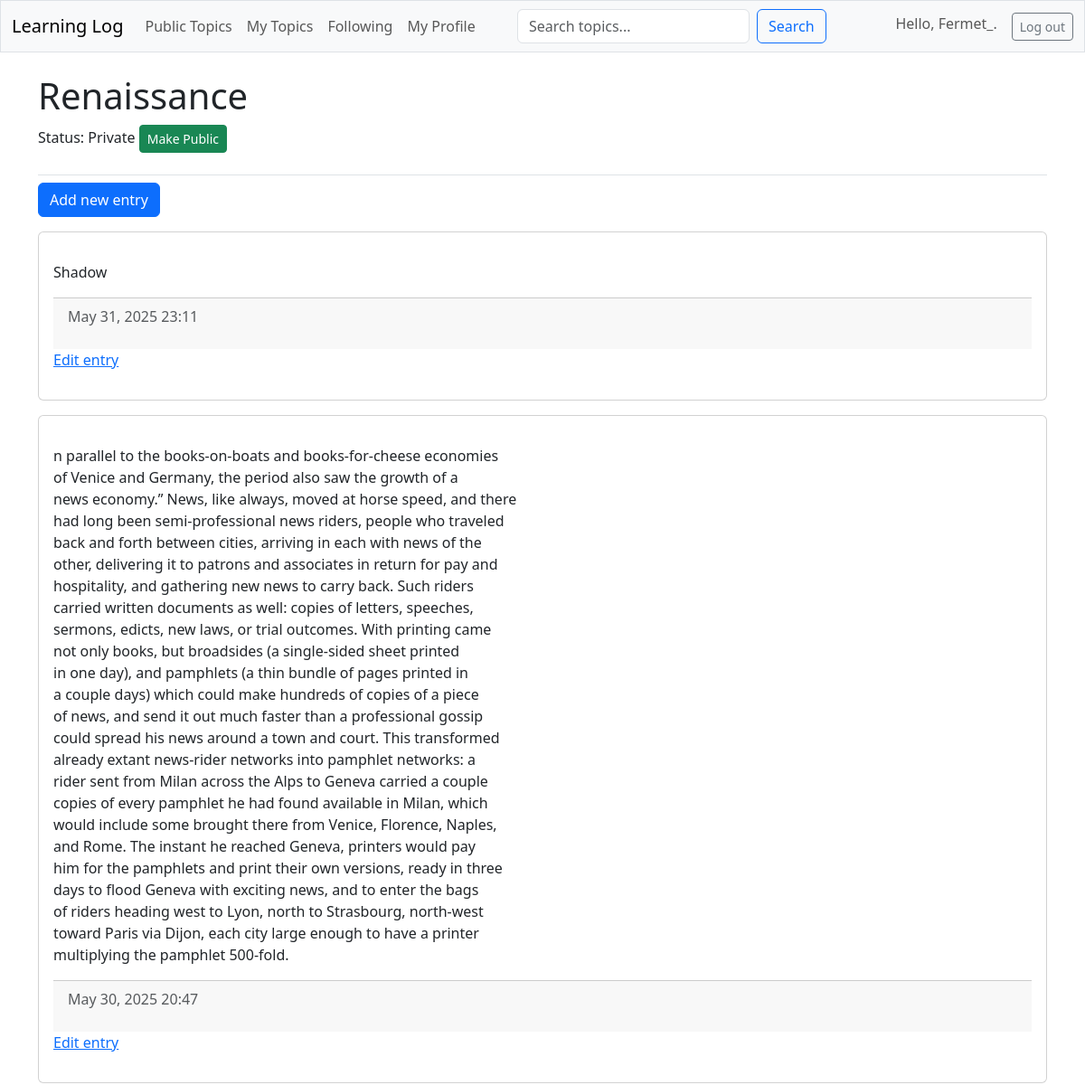
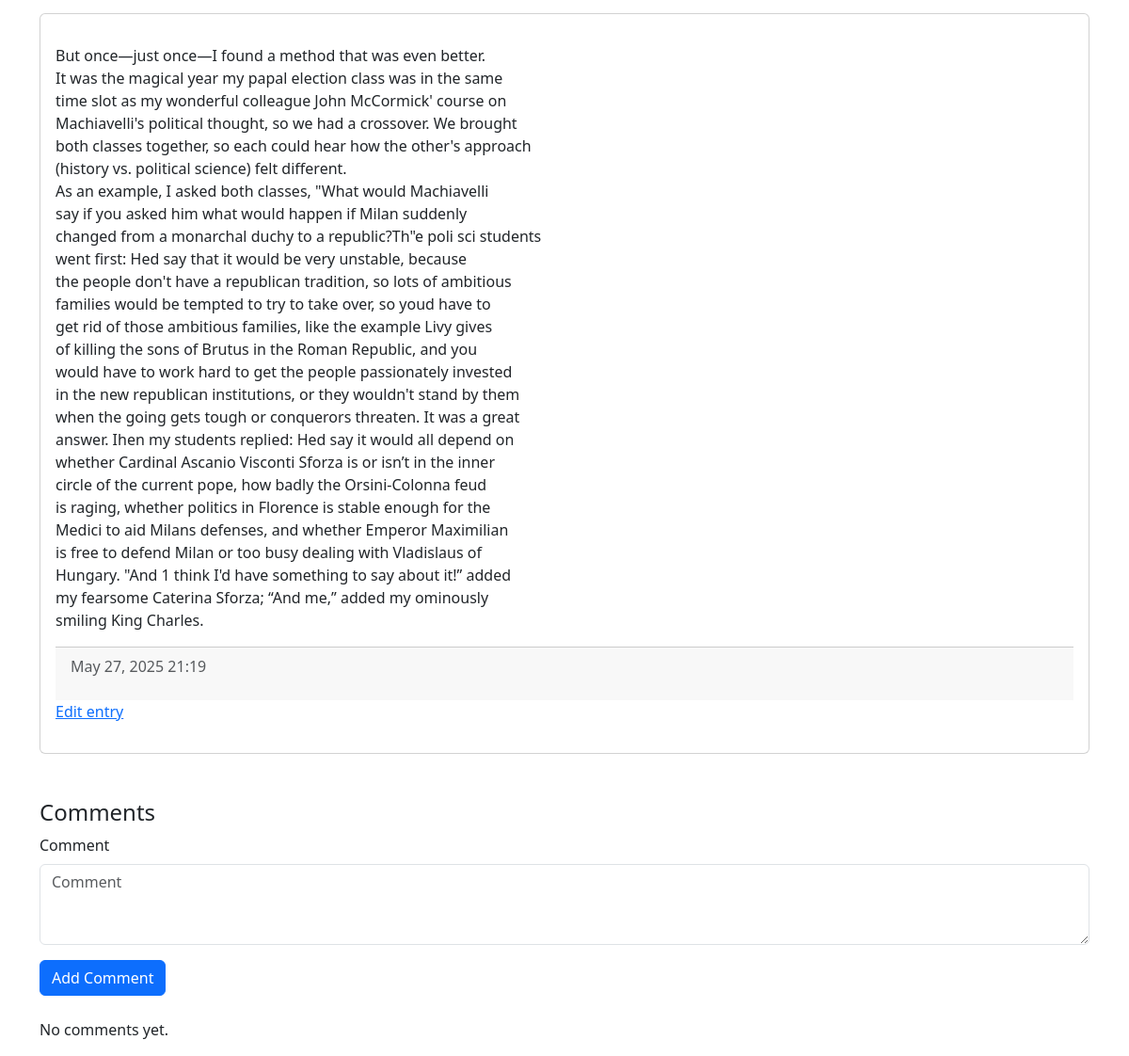
Before: /topics/6/ (signed in) with the older database file (2 pictures, top to bottom).
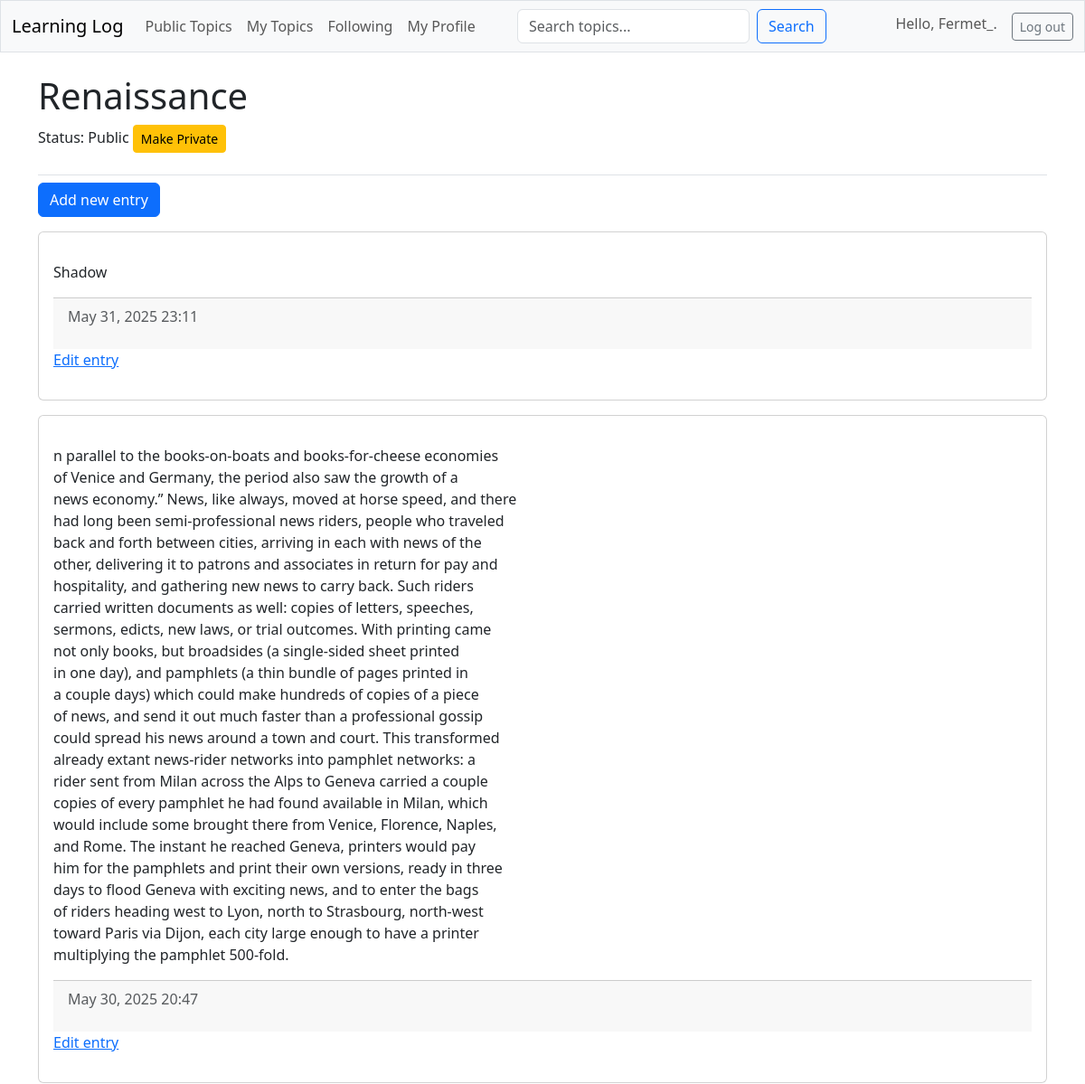
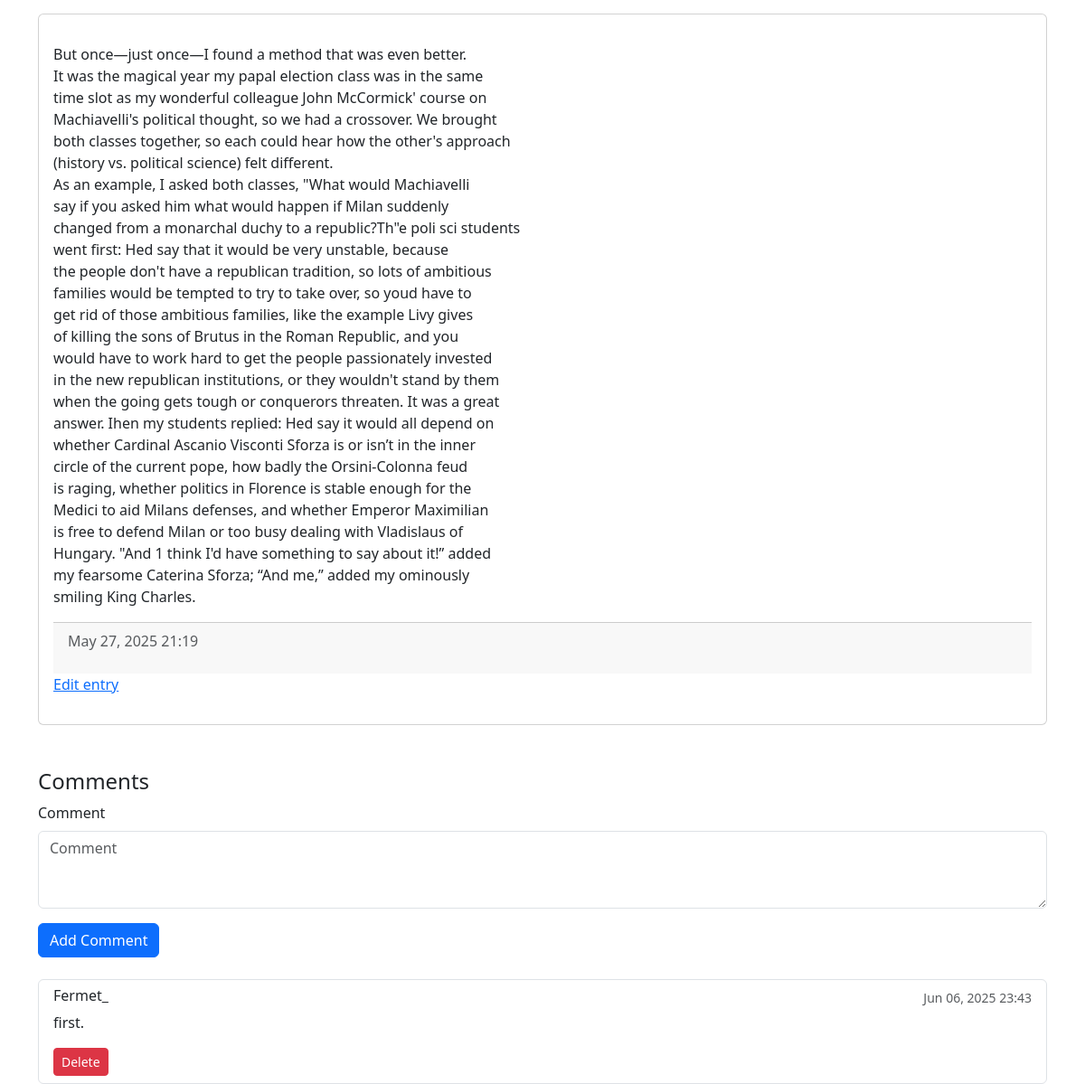
After: the same page with the newer database file (2 pictures, top to bottom).
### learning_logs/models.py (models this page shows, shortened)
class Topic(models.Model):
    text = models.CharField(max_length=200)
    date_added = models.DateTimeField(auto_now_add=True)
    owner = models.ForeignKey(User, on_delete=models.CASCADE)
    public = models.BooleanField(default=False)
    category = models.ForeignKey(Category, on_delete=models.SET_NULL, null=True, blank=True)

class Entry(models.Model):
    topic = models.ForeignKey(Topic, on_delete=models.CASCADE)
    text = models.TextField()
    date_added = models.DateTimeField(auto_now_add=True)
    public = models.BooleanField(default=False)
    class Meta:
        verbose_name_plural = 'entries'

class Comment(models.Model):
    topic = models.ForeignKey(Topic, on_delete=models.CASCADE, related_name='comments')
    author = models.ForeignKey(User, on_delete=models.CASCADE)
    text = models.TextField()
    date_added = models.DateTimeField(auto_now_add=True)
    class Meta:
        ordering = ['-date_added']

### learning_logs/views.py (the view)
# urls.py: path('topics/<int:topic_id>/', views.topic, name='topic'),
def topic(request, topic_id):
    topic = get_object_or_404(Topic, id=topic_id)
    if not topic.public:
        if not request.user.is_authenticated:
            raise Http404("You must be logged in to view this topic.")
        if topic.owner != request.user:
            raise Http404("You do not have permission to view this topic.")
    entries = topic.entry_set.order_by('-date_added')
    comments = topic.comments.all()  # Get all comments for this topic
    if request.method == 'POST' and request.user.is_authenticated:
        comment_form = CommentForm(data=request.POST)
        if comment_form.is_valid():
            new_comment = comment_form.save(commit=False)
            new_comment.topic = topic
            new_comment.author = request.user
            new_comment.save()
            messages.success(request, "Comment added successfully!")
            return redirect('learning_logs:topic', topic_id=topic_id)
    else:
        comment_form = CommentForm()
    context = {
        'topic': topic,
        'entries': entries,
        'comments': comments,
        'comment_form': comment_form if request.user.is_authenticated else None,
    }
    return render(request, 'learning_logs/topic.html', context)

### learning_logs/forms.py
class CommentForm(forms.ModelForm):
    class Meta:
        model = Comment
        fields = ['text']
        labels = {'text': 'Comment'}
        widgets = {'text': forms.Textarea(attrs={'rows': 3})}

### learning_logs/templates/learning_logs/topic.html (shortened to what this page needs)
{% extends "learning_logs/base.html" %}
{% load django_bootstrap5 %}
{% block page_header %}
  <h1>{{ topic.text }}</h1>
  {% if topic.owner == request.user %}
    <div class="mb-3">
      Status: {% if topic.public %}Public{% else %}Private{% endif %}
      {% if topic.public %}
        <form action="{% url 'learning_logs:make_private' topic.id %}" method="post" class="d-inline">
          <button type="submit" class="btn btn-warning btn-sm">Make Private</button>
        </form>
      {% else %}
        <form action="{% url 'learning_logs:make_public' topic.id %}" method="post" class="d-inline">
          <button type="submit" class="btn btn-success btn-sm">Make Public</button>
        </form>
      {% endif %}
    </div>
  {% endif %}
{% endblock page_header %}
{% block content %}
  {% if topic.owner == request.user %}
    <p>
      <a href="{% url 'learning_logs:new_entry' topic.id %}" class="btn btn-primary">Add new entry</a>
    </p>
  {% endif %}
  <div class="card-columns">
    {% for entry in entries %}
      <div class="card mb-3">
        <div class="card-body">
          <p>{{ entry.text|linebreaks }}</p>
          <div class="card-footer text-muted">
            <p>{{ entry.date_added|date:'M d, Y H:i' }}</p>
          </div>
          {% if topic.owner == request.user %}
            <p><a href="{% url 'learning_logs:edit_entry' entry.id %}">Edit entry</a></p>
          {% endif %}
        </div>
      </div>
    {% empty %}
      <p>No entries for this topic yet.</p>
    {% endfor %}
  </div>
  <div class="mt-5">
    <h4>Comments</h4>
    {% if request.user.is_authenticated %}
      <form method="post" class="mb-4">
        {% bootstrap_form comment_form %}
        <button type="submit" class="btn btn-primary">Add Comment</button>
      </form>
    {% else %}
      <p><a href="{% url 'accounts:login' %}">Log in</a> to add comments.</p>
    {% endif %}
    <div class="list-group">
      {% for comment in comments %}
        <div class="list-group-item">
          <div class="d-flex justify-content-between align-items-center">
            <h6 class="mb-1">{{ comment.author.username }}</h6>
            <small class="text-muted">{{ comment.date_added|date:'M d, Y H:i' }}</small>
          </div>
          <p class="mb-1">{{ comment.text|linebreaks }}</p>
          {% if request.user == comment.author or request.user == topic.owner %}
            <form method="post" action="{% url 'learning_logs:delete_comment' comment.id %}" class="d-inline">
              <button type="submit" class="btn btn-sm btn-danger">Delete</button>
            </form>
          {% endif %}
        </div>
      {% empty %}
        <p>No comments yet.</p>
      {% endfor %}
    </div>
  </div>
{% endblock content %}

### learning_logs/templates/learning_logs/base.html (shortened to what this page needs)
<!doctype html>
<html lang="en">
<head>
    {% load django_bootstrap5 %}
    {% bootstrap_css %}
</head>
<body>
    <nav class="navbar navbar-expand-md navbar-light bg-light mb-4 border">
        <div class="container-fluid">
            <a class="navbar-brand" href="{% url 'learning_logs:index' %}">
                Learning Log</a>
            <div class="collapse navbar-collapse" id="navbarCollapse">
                <ul class="navbar-nav me-auto mb-2 mb-md-0">
                    <li class="nav-item">
                        <a class="nav-link" href="{% url 'learning_logs:public_topics' %}">
                            Public Topics</a>
                    </li>
                    {% if user.is_authenticated %}
                        <li class="nav-item">
                            <a class="nav-link" href="{% url 'learning_logs:topics' %}">
                                My Topics</a>
                        </li>
                        <li class="nav-item">
                            <a class="nav-link" href="{% url 'learning_logs:following_list' %}">
                                Following</a>
                        </li>
                        <li class="nav-item">
                            <a class="nav-link" href="{% url 'learning_logs:user_profile' user.username %}">
                                My Profile</a>
                        </li>
                    {% endif %}
                </ul>
                <form class="d-flex me-auto" method="GET" action="{% url 'learning_logs:search' %}">
                    <input class="form-control me-2" type="search" name="q" placeholder="Search topics..." aria-label="Search">
                    <button class="btn btn-outline-primary" type="submit">Search</button>
                </form>
                <ul class="navbar-nav ms-auto mb-2 mb-md-0">
                    {% if user.is_authenticated %}
                        <li class="nav-item">
                            <span class="navbar-text me-3">Hello, {{ user.username }}.
                            </span>
                        </li>
                        <li class="nav-item">
                            <form action="{% url 'accounts:logout' %}" method='post' class="d-inline">
                                <button type='submit' class='btn btn-outline-secondary btn-sm'>
                                    Log out</button>
                            </form>
                        </li>
                    {% endif %}
                </ul>
            </div>
        </div>
    </nav>
    <main class="container">
        <div class="pb-2 mb-2 border-bottom">
            {% block page_header %}{% endblock page_header %}
        </div>
        <div>
            {% block content %}{% endblock content %}
        </div>
    </main>
</body>
</html>

Changed rows visible on the page:
changed Topic "Renaissance": public False → True (drawn)
added Comment: author.username "Fermet_", date_added "Jun 06, 2025 23:43", text "first.", shows "Delete"
Other visible differences:
text no longer shown: "Private Make Public No comments yet."
text now shown: "Public Make Private"
